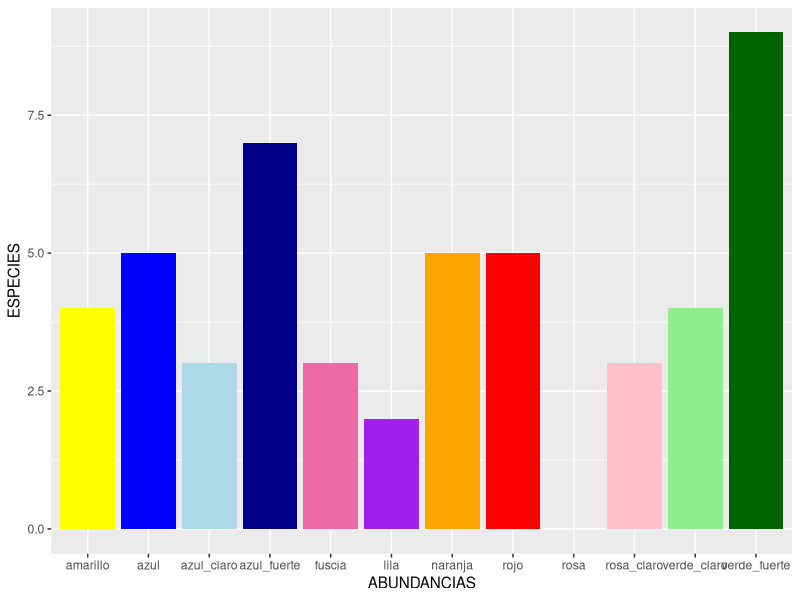
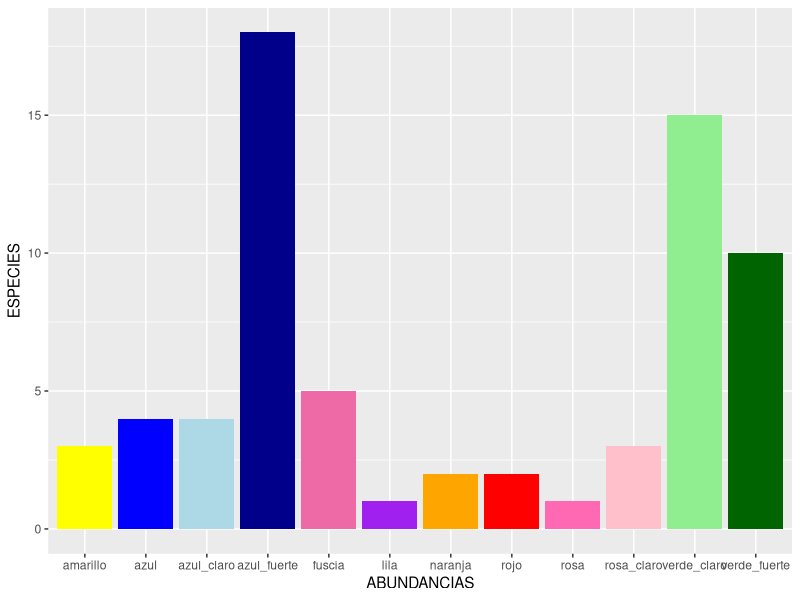
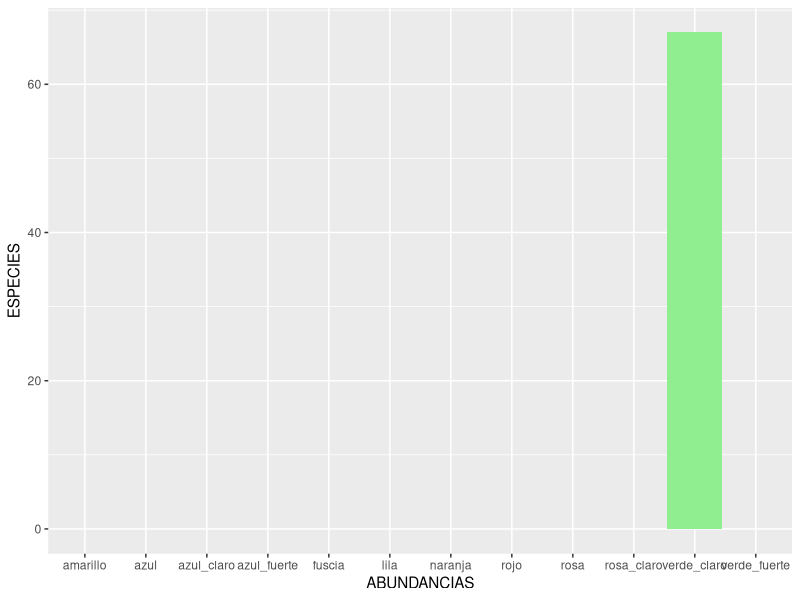
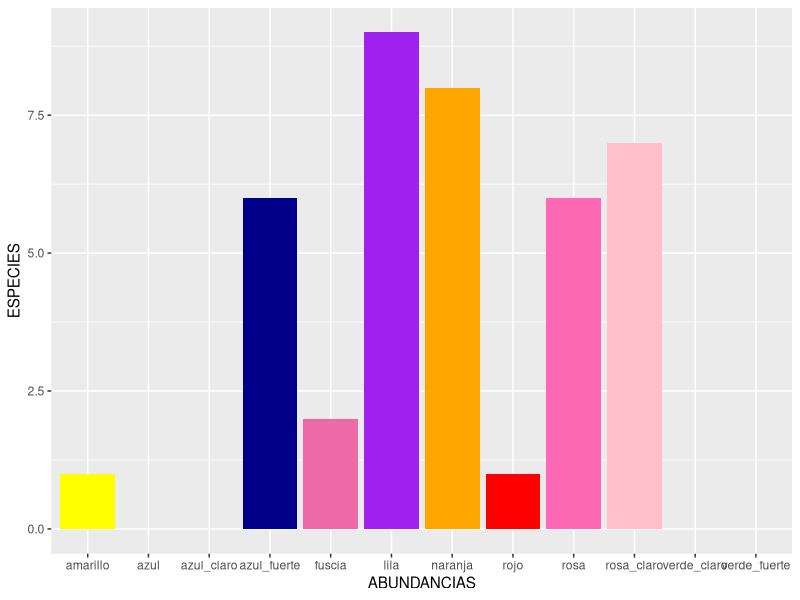
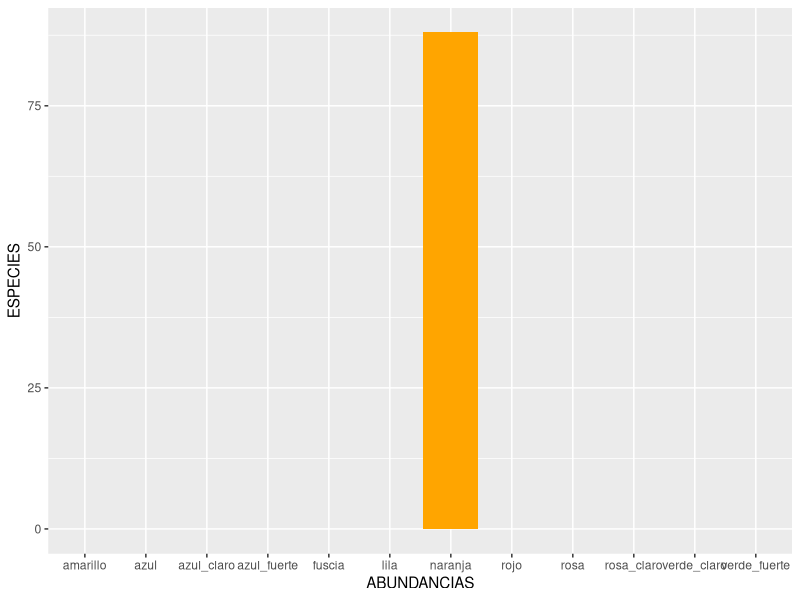
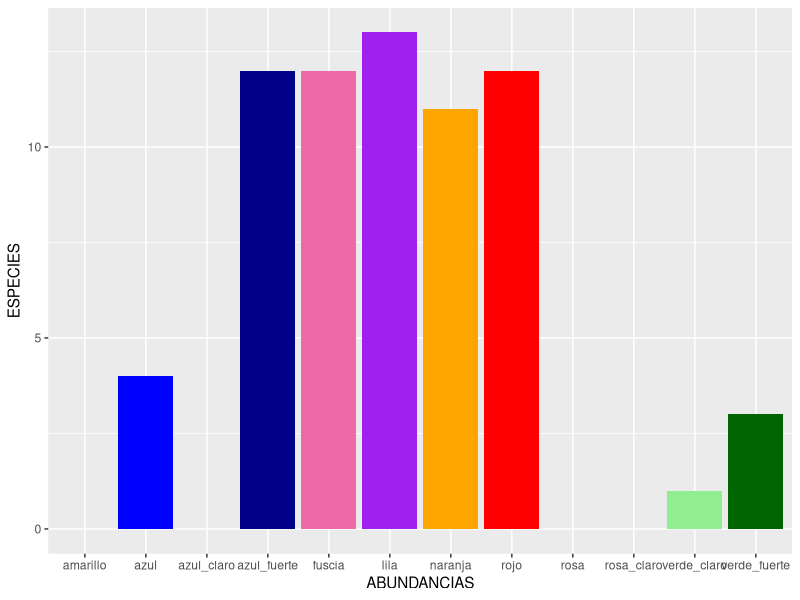
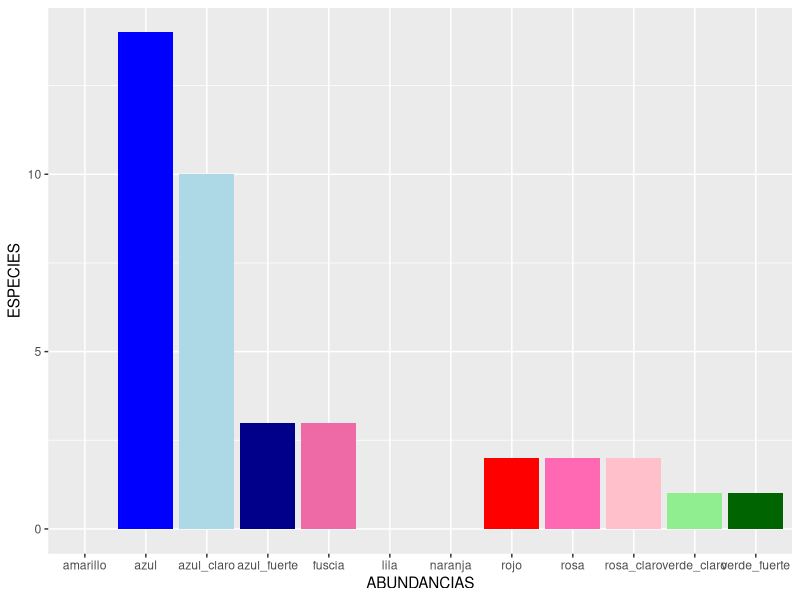
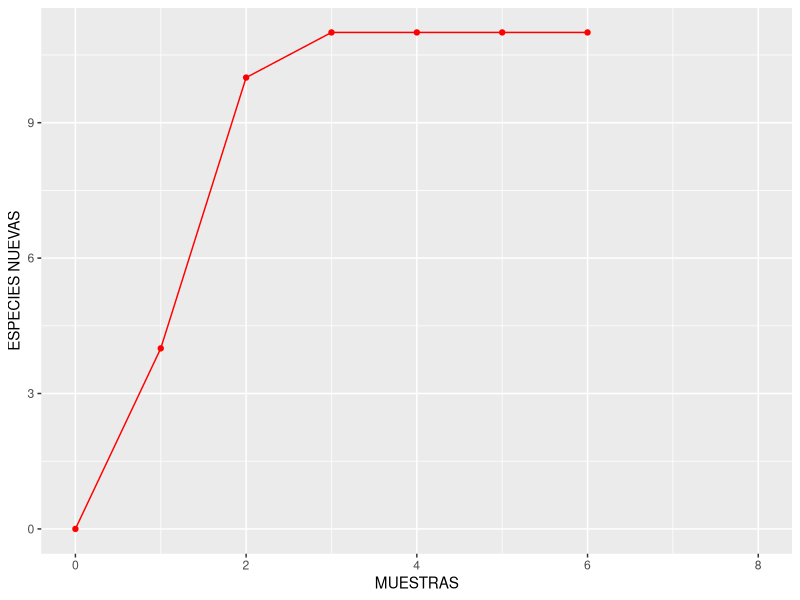

Write R code to recreate these figures, in order.
## ---- chunk 1
#Indice de Shannon
shannon<- function (abundancias){
  prob<- abundancias/sum(abundancias)
  return(-sum(prob*log(prob)))
}
#Indice de Pielou
pielou<- function(abundancias){
  shannon(abundancias)/log(length(abundancias))
}
#Indice de Simpson
simpson<- function(abundancias){
  prob<- abundancias/sum(abundancias)
  sum (prob*prob)
}
#Indice de Simpson inverso
simpson2<- function(abundancias){
  prob<- abundancias/sum(abundancias)
  1/ sum (prob*prob)
}
#Indice de Gini
gini<- function(abundancias){
  prob<- abundancias/sum(abundancias)
  simp<- sum(prob*prob)
  return(1-simp)
}
#Indice de Chao1
chao1<- function(x){
  s_obs<-length(x[x>0]) 
  f1<-length(x[which(x==1)]) 
  f2<-length(x[which(x==2)])
  return(s_obs+f1^2/(2*f2) )
}


alfa<- function(abundancias){
  lista_indices<-list(
    shannon= shannon(abundancias),
    pielou= pielou(abundancias),
    simpson= simpson(abundancias),
    simpson2= simpson2(abundancias),
    gini= gini(abundancias),
    chao1= chao1(abundancias)
  )
  return(lista_indices)
}

## ---- chunk 2

alfa(c(9, 7, 5, 5, 5, 4, 4, 3, 3, 3, 2))
alfa(c(18, 15, 10, 5, 4, 4, 3, 3, 2, 2, 1, 1))
alfa(c(67))
alfa(c(9, 8, 7, 6, 6, 2,1, 1))
alfa(c(88))
alfa(c(13, 12, 12, 12, 11, 7, 4, 3, 1))
alfa(c(14, 10, 3, 3, 2, 2, 2, 1, 1))
## ---- chunk 3
abundance <- read.csv(file = "datos/abundancias.csv")
abundance

## ---- chunk 4
library (ggplot2)

#bolsa 1
rank1 <- ggplot(abundance, aes (x=especie, y=bolsa_1))+
  geom_bar (stat = "identity", fill = (c("purple", "pink", "lightblue", "hotpink2",
                                         "yellow", "lightgreen", "red", "orange",
                                         "blue", "darkblue", "darkgreen", "hotpink")))+
  xlab ("ABUNDANCIAS") + ylab ("ESPECIES")
  
rank1
## ---- chunk 5

#bolsa 2
rank2 <- ggplot(abundance, aes (x=especie, y=bolsa_2))+
  geom_bar (stat = "identity", fill = (c("purple", "pink", "lightblue", "hotpink2",
                                         "yellow", "lightgreen", "red", "orange",
                                         "blue", "darkblue", "darkgreen", "hotpink")))+
  xlab ("ABUNDANCIAS") + ylab ("ESPECIES")

rank2

#bolsa 3
rank3 <- ggplot(abundance, aes (x=especie, y=bolsa_3))+
  geom_bar (stat = "identity", fill = (c("purple", "pink", "lightblue", "hotpink2",
                                         "yellow", "lightgreen", "red", "orange",
                                         "blue", "darkblue", "darkgreen", "hotpink")))+
  xlab ("ABUNDANCIAS") + ylab ("ESPECIES")

rank3

#bolsa 4
rank4 <- ggplot(abundance, aes (x=especie, y=bolsa_4))+
  geom_bar (stat = "identity", fill = (c("purple", "pink", "lightblue", "hotpink2",
                                         "yellow", "lightgreen", "red", "orange",
                                         "blue", "darkblue", "darkgreen", "hotpink")))+
  xlab ("ABUNDANCIAS") + ylab ("ESPECIES")

rank4

#bolsa 5
rank5 <- ggplot(abundance, aes (x=especie, y=bolsa_5))+
  geom_bar (stat = "identity", fill = (c("purple", "pink", "lightblue", "hotpink2",
                                         "yellow", "lightgreen", "red", "orange",
                                         "blue", "darkblue", "darkgreen", "hotpink")))+
  xlab ("ABUNDANCIAS") + ylab ("ESPECIES")

rank5

#bolsa 6
rank6 <- ggplot(abundance, aes (x=especie, y=bolsa_6))+
  geom_bar (stat = "identity", fill = (c("purple", "pink", "lightblue", "hotpink2",
                                         "yellow", "lightgreen", "red", "orange",
                                         "blue", "darkblue", "darkgreen", "hotpink")))+
  xlab ("ABUNDANCIAS") + ylab ("ESPECIES")

rank6

#bolsa 7
rank7 <- ggplot(abundance, aes (x=especie, y=bolsa_7))+
  geom_bar (stat = "identity", fill = (c("purple", "pink", "lightblue", "hotpink2",
                                         "yellow", "lightgreen", "red", "orange",
                                         "blue", "darkblue", "darkgreen", "hotpink")))+
  xlab ("ABUNDANCIAS") + ylab ("ESPECIES")

rank7

## ---- chunk 6
sumas <- read.csv(file = "datos/sumas.csv")
sumas

## ---- chunk 7
library(ggplot2)

#bolsa 1
b1 <- ggplot(sumas, aes( x=muestra, y=bolsa_1))+
  geom_point(color="red") + geom_line(color="red")+
  xlab ("MUESTRAS") + ylab ("ESPECIES NUEVAS")
b1
## ---- chunk 8
#bolsa 2
b2 <- ggplot(sumas, aes( x=muestra, y=bolsa_2))+
  geom_point(color="blue") + geom_line(color="blue")+
  xlab ("MUESTRAS") + ylab ("ESPECIES NUEVAS")
b2

#bolsa 3
b3 <- ggplot(sumas, aes( x=muestra, y=bolsa_3))+
  geom_point(color="purple") + geom_line(color="purple")+
  xlab ("MUESTRAS") + ylab ("ESPECIES NUEVAS")
b3

#bolsa 4
b4 <- ggplot(sumas, aes( x=muestra, y=bolsa_4))+
  geom_point(color="darkgreen") + geom_line(color="darkgreen")+
  xlab ("MUESTRAS") + ylab ("ESPECIES NUEVAS")
b4

#bolsa 5
b5 <- ggplot(sumas, aes( x=muestra, y=bolsa_5))+
  geom_point(color="hotpink") + geom_line(color="hotpink")+
  xlab ("MUESTRAS") + ylab ("ESPECIES NUEVAS")
b5

#bolsa 6
b6 <- ggplot(sumas, aes( x=muestra, y=bolsa_6))+
  geom_point(color="orange") + geom_line(color="orange")+
  xlab ("MUESTRAS") + ylab ("ESPECIES NUEVAS")
b6

#bolsa 7
b7 <- ggplot(sumas, aes( x=muestra, y=bolsa_7))+
  geom_point(color="brown") + geom_line(color="brown")+
  xlab ("MUESTRAS") + ylab ("ESPECIES NUEVAS")
b7

## ---- chunk 9
#Indice de Jaccard 
jaccard <- function(x,y) {  
  intersection = length(which(x == 1 & y == 1))
  union = (length(which(x == 1)) + length(which(y == 1))) - intersection
  return(intersection/union)
}

## ---- chunk 10
presencia <- read.csv (file="datos/presencia.csv")
presencia
## ---- chunk 11

#Bolsa 1
jaccard(presencia$bolsa_1, presencia$bolsa_2)
jaccard(presencia$bolsa_1, presencia$bolsa_3)
jaccard(presencia$bolsa_1, presencia$bolsa_4)
jaccard(presencia$bolsa_1, presencia$bolsa_5)
jaccard(presencia$bolsa_1, presencia$bolsa_6)
jaccard(presencia$bolsa_1, presencia$bolsa_7)

#Bolsa 2 
jaccard(presencia$bolsa_2, presencia$bolsa_2)
jaccard(presencia$bolsa_2, presencia$bolsa_3)
jaccard(presencia$bolsa_2, presencia$bolsa_4)
jaccard(presencia$bolsa_2, presencia$bolsa_5)
jaccard(presencia$bolsa_2, presencia$bolsa_6)
jaccard(presencia$bolsa_2, presencia$bolsa_7)

#Bolsa 3 
jaccard(presencia$bolsa_3, presencia$bolsa_3)
jaccard(presencia$bolsa_3, presencia$bolsa_4)
jaccard(presencia$bolsa_3, presencia$bolsa_5)
jaccard(presencia$bolsa_3, presencia$bolsa_6)
jaccard(presencia$bolsa_3, presencia$bolsa_7)

#Bolsa 4 
jaccard(presencia$bolsa_4, presencia$bolsa_4)
jaccard(presencia$bolsa_4, presencia$bolsa_5)
jaccard(presencia$bolsa_4, presencia$bolsa_6)
jaccard(presencia$bolsa_4, presencia$bolsa_7)

#Bolsa 5
jaccard(presencia$bolsa_5, presencia$bolsa_5)
jaccard(presencia$bolsa_5, presencia$bolsa_6)
jaccard(presencia$bolsa_5, presencia$bolsa_7)

#Bolsa 6 
jaccard(presencia$bolsa_6, presencia$bolsa_6)
jaccard(presencia$bolsa_6, presencia$bolsa_7)

#Bolsa 7 
jaccard(presencia$bolsa_7, presencia$bolsa_7)

## ---- chunk 12
#Indice de Bray - Curtis
bray <- function(x,y){
  muestras = pmin(x,y)
  minimos = sum(muestras)
  abun = sum(x) + sum(y)
  return(minimos / abun)
}

## ---- chunk 13
abundancia <- read.csv(file = "datos/abundancias.csv")
## ---- chunk 14
#Bolsa 1 
bray(abundancia$bolsa_1, abundancia$bolsa_1)
bray(abundancia$bolsa_1, abundancia$bolsa_3)
bray(abundancia$bolsa_1, abundancia$bolsa_4)
bray(abundancia$bolsa_1, abundancia$bolsa_5)
bray(abundancia$bolsa_1, abundancia$bolsa_6)
bray(abundancia$bolsa_1, abundancia$bolsa_7)

#Bolsa 2 
bray(abundancia$bolsa_2, abundancia$bolsa_2)
bray(abundancia$bolsa_2, abundancia$bolsa_3)
bray(abundancia$bolsa_2, abundancia$bolsa_4)
bray(abundancia$bolsa_2, abundancia$bolsa_5)
bray(abundancia$bolsa_2, abundancia$bolsa_6)
bray(abundancia$bolsa_2, abundancia$bolsa_7)

#Bolsa 3 
bray(abundancia$bolsa_3, abundancia$bolsa_3)
bray(abundancia$bolsa_3, abundancia$bolsa_4)
bray(abundancia$bolsa_3, abundancia$bolsa_5)
bray(abundancia$bolsa_3, abundancia$bolsa_6)
bray(abundancia$bolsa_3, abundancia$bolsa_7)

#Bolsa 4 
bray(abundancia$bolsa_4, abundancia$bolsa_4)
bray(abundancia$bolsa_4, abundancia$bolsa_5)
bray(abundancia$bolsa_4, abundancia$bolsa_6)
bray(abundancia$bolsa_4, abundancia$bolsa_7)

#Bolsa 5 
bray(abundancia$bolsa_5, abundancia$bolsa_5)
bray(abundancia$bolsa_5, abundancia$bolsa_6)
bray(abundancia$bolsa_5, abundancia$bolsa_7)

#Bolsa 6 
bray(abundancia$bolsa_6, abundancia$bolsa_6)
bray(abundancia$bolsa_6, abundancia$bolsa_7)

#Bolsa 7 
bray(abundancia$bolsa_7, abundancia$bolsa_7)
## ---- chunk 15
presencia2 <- read.csv(file= "datos/presencia2.csv")
rownames(presencia2)<- presencia2$especie
presencia2 <- presencia2 [,-1]
presencia2

## ---- chunk 16
library(vegan)

jac_matrix <- vegdist (presencia2, method="jaccard")
jac_matrix
## ---- chunk 17

abundancia2 <- read.csv(file = "datos/abundancias2.csv")
rownames(abundancia2)<- abundancia2$bolsa
abundancia2 <- abundancia2 [,-1]
abundancia2

## ---- chunk 18
bray_matrix <- vegdist (abundancia2, method="bray")
bray_matrix
